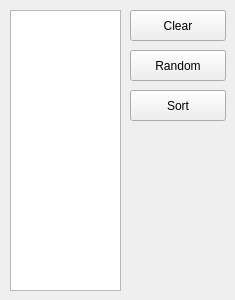
<?xml version="1.0" encoding="UTF-8"?>
<ui version="4.0">
 <class>OrdenamientoForm</class>
 <widget class="QWidget" name="OrdenamientoForm">
  <property name="geometry">
   <rect>
    <x>0</x>
    <y>0</y>
    <width>235</width>
    <height>300</height>
   </rect>
  </property>
  <property name="windowTitle">
   <string>Form</string>
  </property>
  <widget class="QListWidget" name="lista">
   <property name="geometry">
    <rect>
     <x>10</x>
     <y>10</y>
     <width>111</width>
     <height>281</height>
    </rect>
   </property>
  </widget>
  <widget class="QPushButton" name="pushButton">
   <property name="geometry">
    <rect>
     <x>130</x>
     <y>10</y>
     <width>96</width>
     <height>31</height>
    </rect>
   </property>
   <property name="text">
    <string>Clear</string>
   </property>
  </widget>
  <widget class="QPushButton" name="pushButton_2">
   <property name="geometry">
    <rect>
     <x>130</x>
     <y>50</y>
     <width>96</width>
     <height>31</height>
    </rect>
   </property>
   <property name="text">
    <string>Random</string>
   </property>
  </widget>
  <widget class="QPushButton" name="pushButton_3">
   <property name="geometry">
    <rect>
     <x>130</x>
     <y>90</y>
     <width>96</width>
     <height>31</height>
    </rect>
   </property>
   <property name="text">
    <string>Sort</string>
   </property>
  </widget>
 </widget>
 <resources/>
 <connections/>
</ui>
